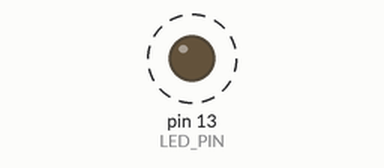
Simulated run of this sketch. Board: Arduino Uno, built with avr-gcc and run on an emulated ATmega328P. Parts: output pins drawn as LEDs (lit = HIGH). Dashed ring = blinking.

Above: at 0.15 s.
Timing chart, 0 to 3.0 s (numbered marks = the images above):
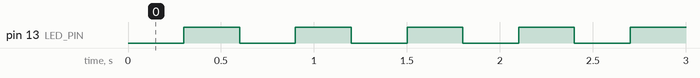

Measured:
- by itself, pin 13 (LED_PIN): alternates HIGH for 0.30 s and LOW for 0.30 s

The sketch:

d1_mini_blink.ino
```cpp
// board: LOLIN(WEMOS) D1 R2 & mini
#define LED_PIN LED_BUILTIN

void setup() {
  pinMode(LED_PIN, OUTPUT);
}

void loop() {
  digitalWrite(LED_PIN, LOW);   // LED ON
  delay(300);

  digitalWrite(LED_PIN, HIGH);  // LED OFF
  delay(300);
}
```
